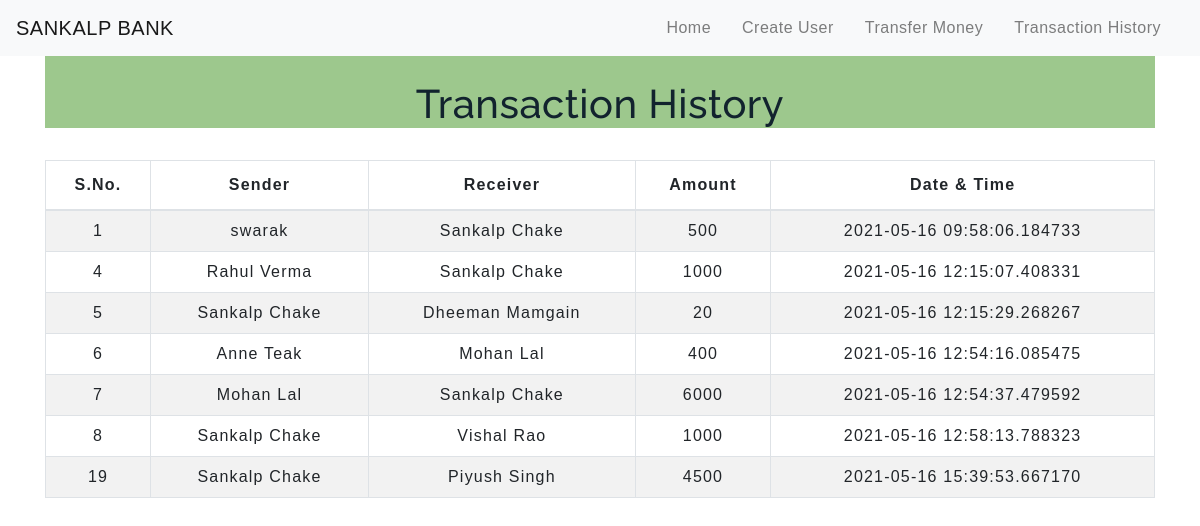
The page /transactionhistory.php on the database its author committed.
### tables this page shows
CREATE TABLE `transaction` (
  `sno` int(11) NOT NULL,
  `sender` varchar(30) NOT NULL,
  `receiver` varchar(30) NOT NULL,
  `balance` int(30) NOT NULL,
  `datetime` timestamp(6) NOT NULL DEFAULT current_timestamp(6) ON UPDATE current_timestamp(6)
);

### transactionhistory.php (the view, shortened to what this page needs)
<!DOCTYPE html>
<html lang="en">
<head>
    <link rel="stylesheet" href="https://stackpath.bootstrapcdn.com/bootstrap/4.5.2/css/bootstrap.min.css">
    <link rel="stylesheet" type="text/css" href="css/table.css">
    <link rel="stylesheet" type="text/css" href="css/navbar.css">
</head>
<body>
<?php
  include 'navbar.php';
?>
	<div class="container">
        <h2 class="text-center pt-4">Transaction History</h2>
       <br>
       <div class="table-responsive-sm">
    <table class="table table-hover table-striped table-condensed table-bordered">
        <thead>
            <tr>
                <th class="text-center">S.No.</th>
                <th class="text-center">Sender</th>
                <th class="text-center">Receiver</th>
                <th class="text-center">Amount</th>
                <th class="text-center">Date & Time</th>
            </tr>
        </thead>
        <tbody>
        <?php
            include 'config.php';
            $sql ="select * from transaction";
            $query =mysqli_query($conn, $sql);
            while($rows = mysqli_fetch_assoc($query))
            {
        ?>
            <tr>
            <td class="py-2"><?php echo $rows['sno']; ?></td>
            <td class="py-2"><?php echo $rows['sender']; ?></td>
            <td class="py-2"><?php echo $rows['receiver']; ?></td>
            <td class="py-2"><?php echo $rows['balance']; ?> </td>
            <td class="py-2"><?php echo $rows['datetime']; ?> </td>
        <?php
            }
        ?>
        </tbody>
    </table>
    </div>
</div>
</body>
</html>

### css/table.css (style rules this page uses)
* { padding: 0; margin: 0; box-sizing: border-box; font-family: sans-serif; }
h2 { font-size: 40px; }
table { letter-spacing: 1.2px; }
td { text-align: center; }

### css/navbar.css (style rules this page uses)
h2 { color: #12232e; background-color: #9dc88d; letter-spacing: 0.5px; font-family: raleway; }

### rows shown on the page
transaction: sno "1", sender "swarak", receiver "Sankalp Chake", balance "500", datetime "2021-05-16 09:58:06.184733"
transaction: sno "4", sender "Rahul Verma", receiver "Sankalp Chake", balance "1000", datetime "2021-05-16 12:15:07.408331"
transaction: sno "5", sender "Sankalp Chake", receiver "Dheeman Mamgain", balance "20", datetime "2021-05-16 12:15:29.268267"
transaction: sno "6", sender "Anne Teak", receiver "Mohan Lal", balance "400", datetime "2021-05-16 12:54:16.085475"
transaction: sno "7", sender "Mohan Lal", receiver "Sankalp Chake", balance "6000", datetime "2021-05-16 12:54:37.479592"
transaction: sno "8", sender "Sankalp Chake", receiver "Vishal Rao", balance "1000", datetime "2021-05-16 12:58:13.788323"
transaction: sno "19", sender "Sankalp Chake", receiver "Piyush Singh", balance "4500", datetime "2021-05-16 15:39:53.667170"
